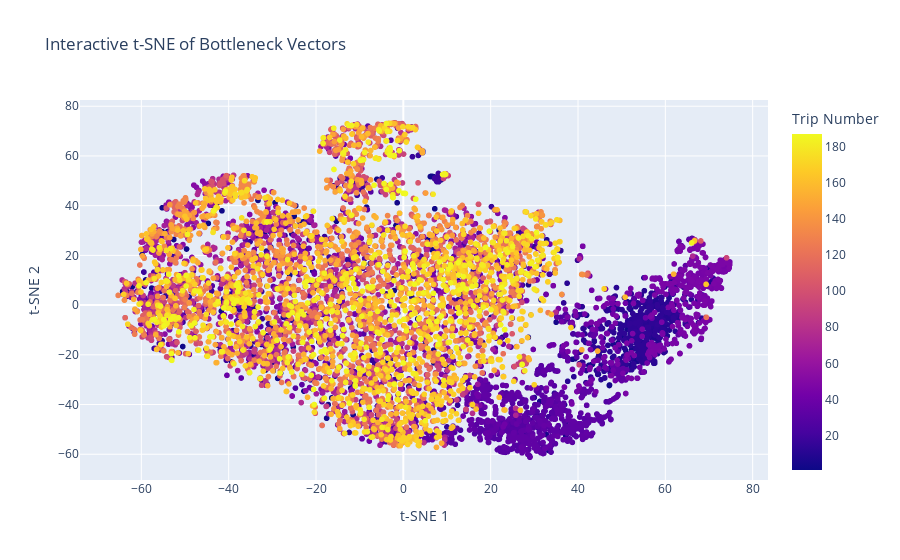

This figure's notebook cell:
### Code cell
import plotly.express as px
import plotly.graph_objects as go

# Create interactive plot with Plotly
fig = px.scatter(
    x=X_tsne[:, 0], 
    y=X_tsne[:, 1], 
    color=trip_numbers,
    hover_data={'Trip': trip_numbers},
    labels={'x': 't-SNE 1', 'y': 't-SNE 2', 'color': 'Trip Number'},
    title='Interactive t-SNE of Bottleneck Vectors'
)

fig.show()

### Figure 1 — Plotly figure (JSON) as saved in the notebook; plotly's stock layout.template omitted (floating-point values rounded to 4 significant figures; data arrays with more than 128 entries replaced by an {"elided": "..."} marker saying what was removed)
{"data": [{"customdata": {"elided": "7803x1 int values"}, "hovertemplate": "t-SNE 1=%{x}<br>t-SNE 2=%{y}<br>Trip=%{customdata[0]}<br>Trip Number=%{marker.color}<extra></extra>", "legendgroup": "", "marker": {"color": {"elided": "7803 int values"}, "coloraxis": "coloraxis", "symbol": "circle"}, "mode": "markers", "name": "", "showlegend": false, "type": "scattergl", "x": {"elided": "7803 float values"}, "xaxis": "x", "y": {"elided": "7803 float values"}, "yaxis": "y"}], "layout": {"coloraxis": {"colorbar": {"title": {"text": "Trip Number"}}, "colorscale": [[0, "#0d0887"], [0.1111, "#46039f"], [0.2222, "#7201a8"], [0.3333, "#9c179e"], [0.4444, "#bd3786"], [0.5556, "#d8576b"], [0.6667, "#ed7953"], [0.7778, "#fb9f3a"], [0.8889, "#fdca26"], [1, "#f0f921"]]}, "legend": {"tracegroupgap": 0}, "title": {"text": "Interactive t-SNE of Bottleneck Vectors"}, "xaxis": {"anchor": "y", "domain": [0, 1], "title": {"text": "t-SNE 1"}}, "yaxis": {"anchor": "x", "domain": [0, 1], "title": {"text": "t-SNE 2"}}}}
